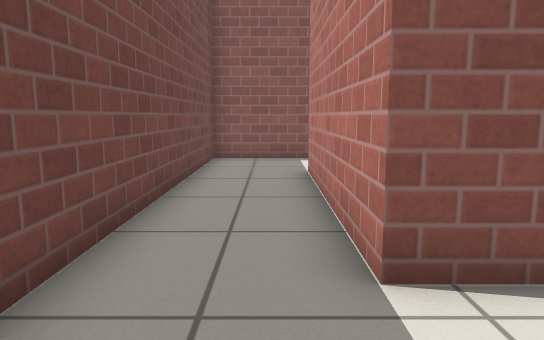
View 1 (above)

16 first-person views from a walk through a world built for the Gazebo simulator. The camera is 0.69 m above the floor, tilts 8° down and sees 70° across. The floor is counted in squares, 0.5 m on a side. Each view is taken from the middle of a square. On the plan, view 1 faces up. The plan holds only what a view shows up to about 16 squares ahead; the rest is blank. Gazebo's built-in surfaces are drawn with simple patterns.

View 2
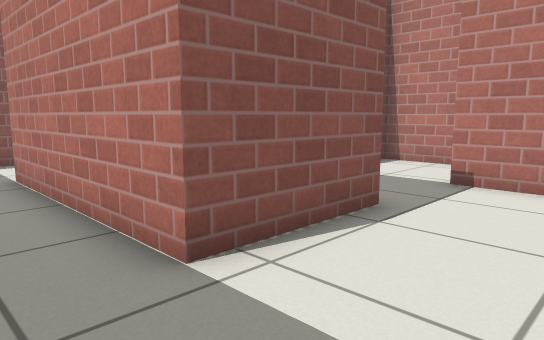

View 3
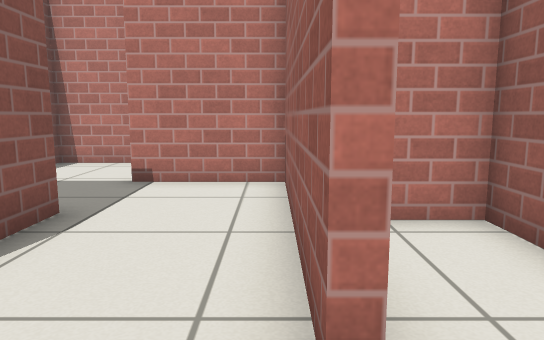

View 4
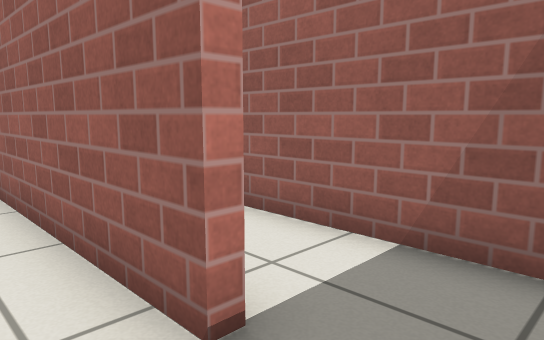

View 5
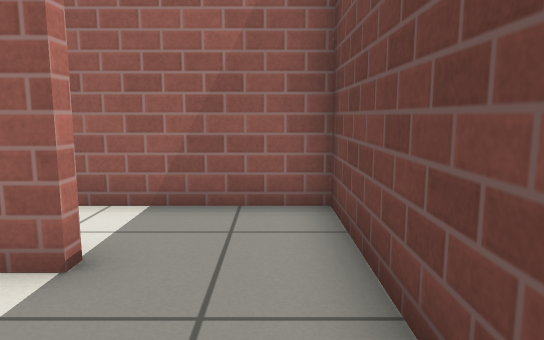

View 6
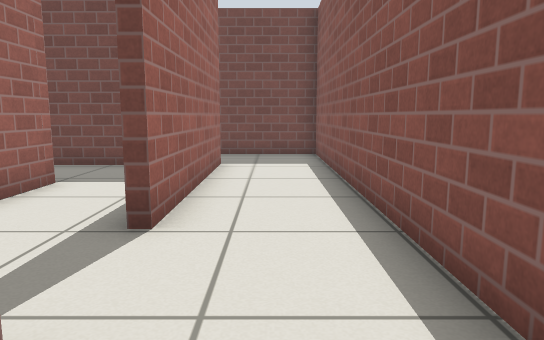

View 7
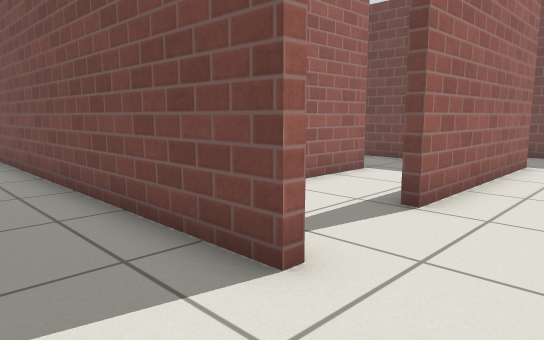

View 8
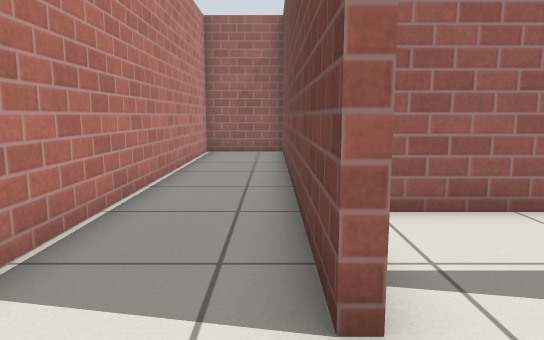

View 9
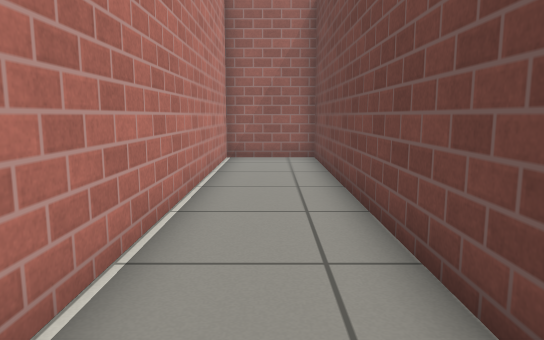

View 10
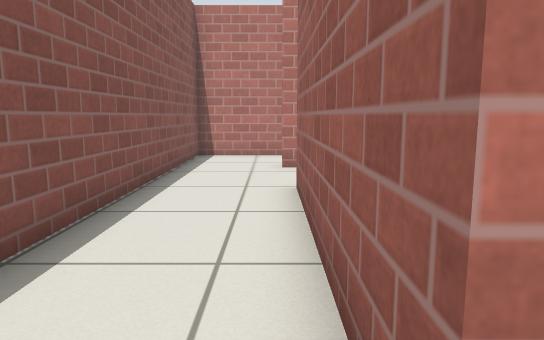

View 11
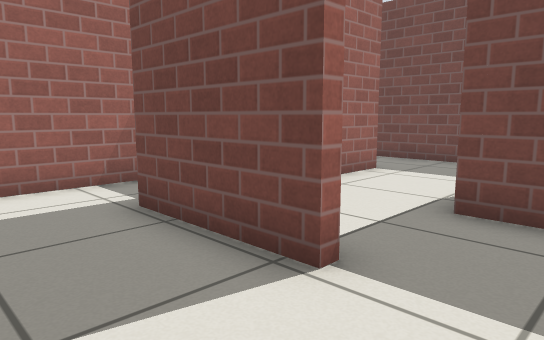

View 12
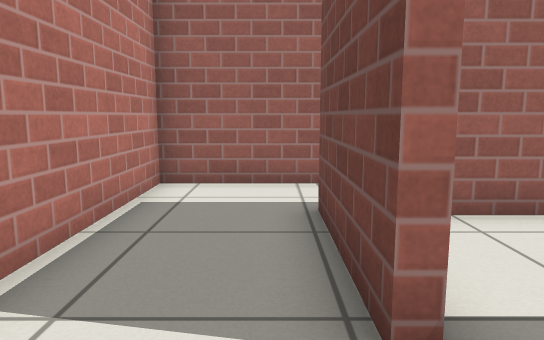

View 13
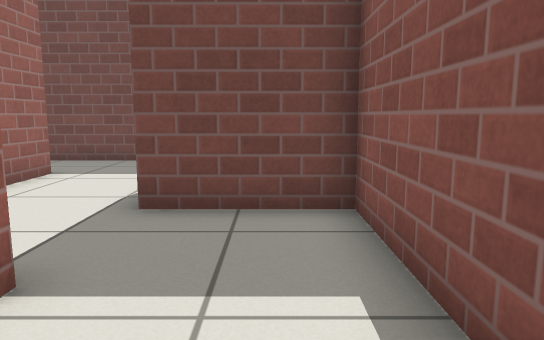

View 14
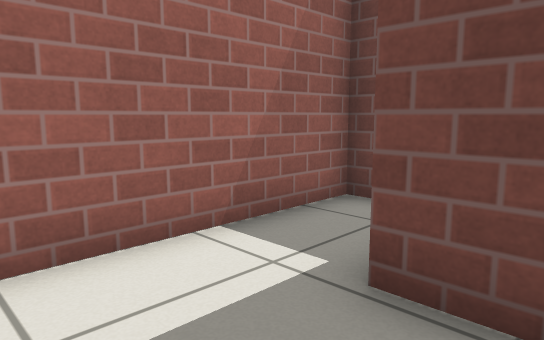

View 15
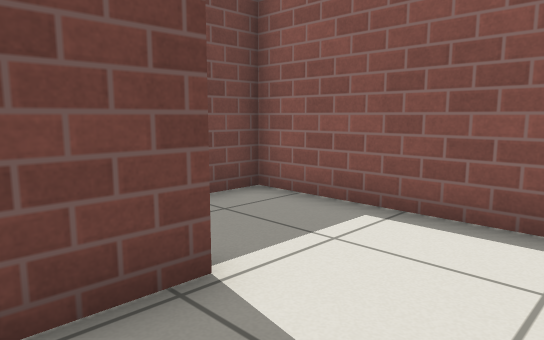

View 16
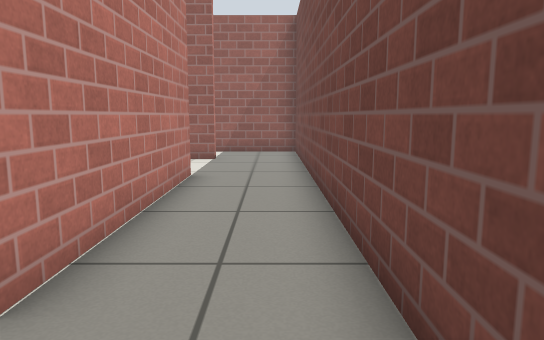

### Floor plan
Ten units are one square. View 1 is at (0, 0); x grows to the right and y downward. Boxes are objects, and circles mark ways between rooms. Rooms are numbered by the first view taken in them; rooms with no view inside come last. Other rooms are left out.
<svg viewBox="-24 -131 164 164">
<path fill="none" stroke="#000" d="M66 -62 44 -62 44 -30 9 -30 9 -95 73 -95 73 -91M8 3 70 3 70 -30M103 -93 103 -98M105 -126 -19 -126 -19 6M106 -98 106 28 135 28 135 -126 105 -126M73 -30 73 6M103 -40 103 -62 66 -62M44 23 44 28 103 28 103 -19M40 -65 94 -65M12 -69 12 -48M-19 6 -19 28 40 28 40 15"/>
<circle cx="110" cy="-110" r="3" fill="#2a7"/>
<circle cx="70" cy="-40" r="3" fill="#2a7"/>
<circle cx="90" cy="-90" r="3" fill="#2a7"/>
<circle cx="-5" cy="10" r="3" fill="#2a7"/>
<text x="50" y="-50">1</text>
<text x="120" y="-60">2</text>
<text x="80" y="-10">3</text>
<text x="50" y="-70">4</text>
<text x="10" y="20">5</text>
</svg>
Room 1 opens to room 2. Room 1 opens to room 3. Room 1 opens to room 4. Room 1 opens to room 5.

Where each view was taken, in squares from view 1:
view 1: 0 up, 0 right, facing up
view 2: 0 up, 1 left, facing up-right
view 3: 0 up, 1 left, facing right
view 4: 1 up, 1 left, facing down-right
view 5: 3 up, 1 left, facing down
view 6: 11 up, 12 right, facing left
view 7: 12 up, 13 right, facing down-left
view 8: 12 up, 11 right, facing down
view 9: 10 up, 12 right, facing down
view 10: 10 up, 0 right, facing right
view 11: 5 up, 10 right, facing down-left
view 12: 5 up, 8 right, facing down
view 13: 5 up, 10 right, facing left
view 14: 1 up, 10 right, facing down-left
view 15: 1 up, 10 right, facing up-left
view 16: 12 up, 1 left, facing down
